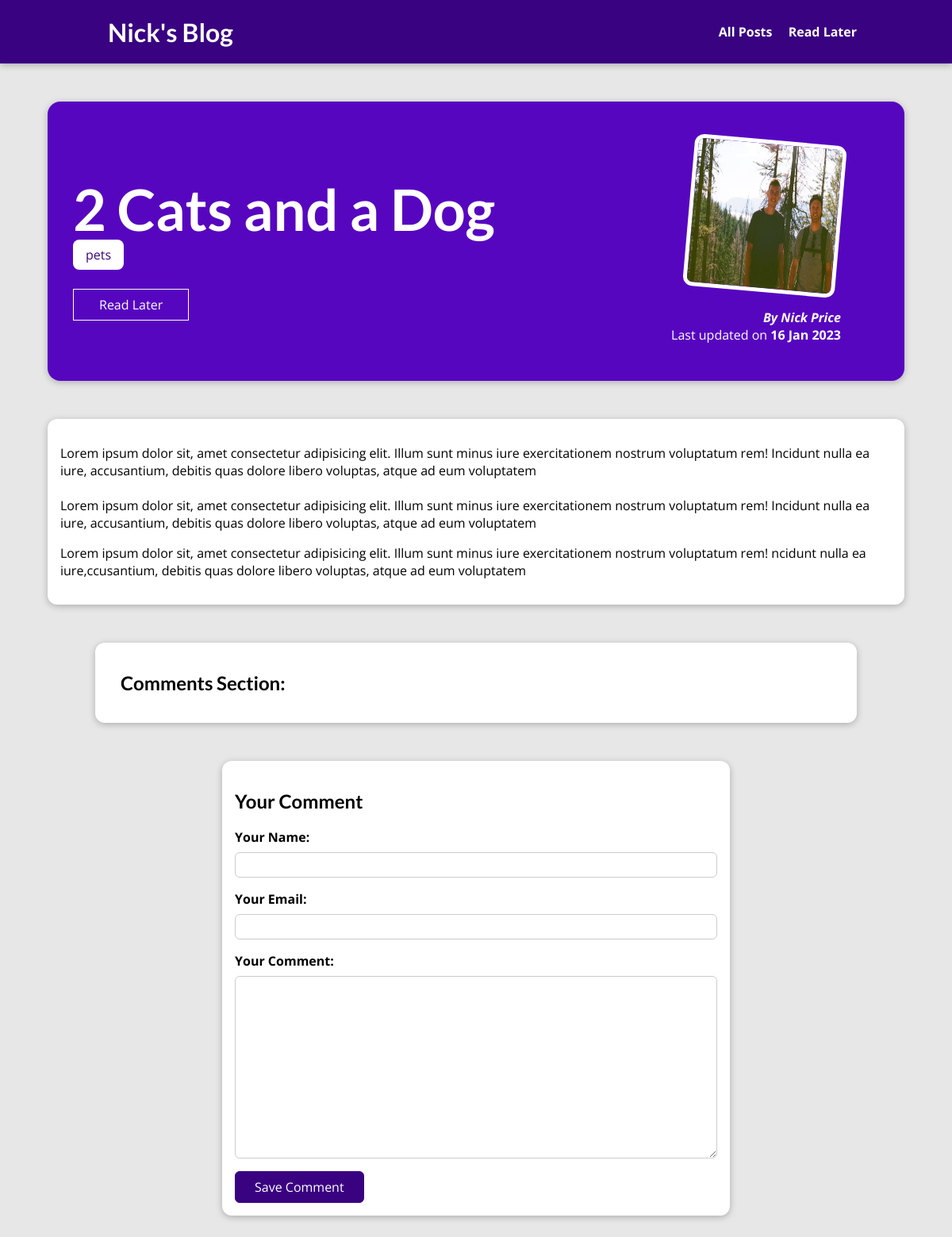
The page /posts/2-cats-and-a-dog/ on the database its author committed.
### blog/models.py (models this page shows, shortened)
class Post(models.Model):
    title = models.CharField(max_length=150)
    excerpt = models.CharField(max_length=200)
    image = models.ImageField(upload_to="posts", null=True)
    date = models.DateField(auto_now=True)
    slug = models.SlugField(unique=True, db_index=True)
    content = models.TextField(validators=[MinLengthValidator(10)])
    author = models.ForeignKey(
        Author, on_delete=models.SET_NULL, null=True, related_name="posts")
    tags = models.ManyToManyField(Tag)

class Tag(models.Model):
    caption = models.CharField(max_length=20)

class Author(models.Model):
    first_name = models.CharField(max_length=100)
    last_name = models.CharField(max_length=100)
    email_address = models.EmailField()
    def full_name(self):
        return f"{self.first_name} {self.last_name}"
    def __str__(self):
        return self.full_name()

### blog/views.py (the view)
# urls.py: path("posts/<slug:slug>/", views.SinglePostView.as_view(), name="blog-post"), # blog post is a slug
class SinglePostView(View):
    template_name = "blog/blog-post.html"
    model = Post
    def is_stored_post(self, request, post_id):
        stored_posts = request.session.get("stored_posts")
        if stored_posts is not None:
            is_saved_for_later = post_id in stored_posts
        else:
            is_saved_for_later = False
        return is_saved_for_later
    def get(self, request, slug):
        post = Post.objects.get(slug=slug)
        stored_posts = request.session.get("stored_posts")
        context = {
            "post" : post,
            "post_tags" : post.tags.all(),
            "comment_form" : CommentForm,
            "comments" : post.comments.all().order_by("-id"),
            "saved_for_later" : self.is_stored_post(request, post.id)
        }
        return render(request, "blog/blog-post.html", context)
    def post(self, request, slug):
        comment_form = CommentForm(request.POST)
        post = Post.objects.get(slug=slug)
        if comment_form.is_valid():
            comment = comment_form.save(commit=False)
            comment.post = post
            comment.save()
            return HttpResponseRedirect(reverse("blog-post", args=[slug]))
        context = {
            "post" : post,
            "post_tags" : post.tags.all(),
            "comment_form" : comment_form,
            "comments" : post.comments.all().order_by("-id"),
            "saved_for_later" : self.is_stored_post(request, post.id)
        }
        return render(request, "blog/blog-post.html", context)

### blog/templates/blog/blog-post.html (shortened to what this page needs)
{% extends "base.html" %}
{% load static %}
{% block css_files %}
<link rel="stylesheet" href="{% static "blog/blog-post.css" %}">
{% endblock %}
{% block content %}
    <section id="summary">
        <h2>{{ post.title }}</h2>
        <div>
            {% for tag in post_tags %}
                <span class=tag>{{ tag.caption }}</span>
            {% endfor %}
        </div>
        <div id="read-later">
            <form action="{% url "read-later" %}" method="POST">
                <button>
                    {% if saved_for_later %}
                    Remove from Read Later List
                    {% else %}
                    Read Later
                    {% endif %}
                </button>
            </form>
        </div>
        <article>
            <img src ="{{ post.image.url }}" alt="{{post.title}}" />
            <address>By <a href="mailto:{{ post.author.email_address }}">{{ post.author }}</a></address>
            <div>
                Last updated on <time>{{ post.date|date:"d M Y" }}</time>
            </div>
        </article>
    </section>
    <main>
        <p>{{ post.content|linebreaks }}</p>
    </main>
    <section id="comments">
        <h1>Comments Section:</h1>
    </section>
    <div id="comment-form">
        <h2>Your Comment</h2>
        <form action="{% url "blog-post" post.slug %}" method="POST">
            {% for form_field in comment_form %}
                <div class="form-control {% if form_field.errors %}invalid{% endif %}">
                    {{ form_field.label_tag }}
                    {{ form_field }}
                </div>
            {% endfor %}
            <button>Save Comment</button>
        </form>
    </div>
    {% endblock %}

### static/app.css (style rules this page uses)
* { box-sizing: border-box; }
html { font-family: 'Open Sans', 'Lato', sans-serif; }
body { margin: 0; }
h1, h2, h3 { font-family: 'Lato', sans-serif; font-weight: bold; }

### blog/static/blog/blog-post.css (style rules this page uses)
body { background-color: #e7e7e7; }
#summary { margin: 8rem auto 3rem auto; padding: 2rem; width: 90%; max-width: 90rem; border-radius: 16px; background-color: #5706c0; position: relative; box-shadow: 0 2px 8px rgba(0, 0, 0, 0.25); height: 22rem; }
#summary h2 { color: white; font-size: 4.5rem; margin-bottom: 0.25rem; }
#summary article { position: absolute; top: 2rem; right: 3rem; padding: 1rem 2rem; border-radius: 12px; text-align: right; color: white; }
#summary article img { width: 12rem; height: 12rem; border-radius: 12px; transform: rotateZ(5deg); border: 5px solid white; margin-bottom: 1rem; }
#summary address { font-weight: bold; }
#summary a { color: white; text-decoration: none; }
#summary time { font-weight: bold; }
#read-later { margin: 2rem 0; }
#read-later button { background-color: transparent; border: 1px solid white; padding: 0.5rem 2rem; font: inherit; color: white; cursor: pointer; }
main { width: 90%; max-width: 90rem; margin: 3rem auto; background-color: white; padding: 1rem; border-radius: 12px; box-shadow: 0 2px 8px rgba(0, 0, 0, 0.25); }
.tag { background-color: white; color: #390281; padding: 0.5rem 1rem; border-radius: 8px; }
#comment-form { margin: 3rem auto; width: 90%; max-width: 40rem; border-radius: 12px; background-color: white; box-shadow: 0 2px 8px rgba(0, 0, 0, 0.25); padding: 1rem; }
#comment-form button { font: inherit; background-color: #390281; color: white; border: 1px solid #390281; padding: 0.5rem 1.5rem; border-radius: 6px; cursor: pointer; }
.form-control { margin-bottom: 1rem; }
.form-control label { font-weight: bold; margin-bottom: 0.5rem; display: block; }
.form-control input, .form-control textarea { display: block; width: 100%; font: inherit; padding: 0.25rem; border-radius: 6px; border: 1px solid #ccc; }
#comments { margin: 3rem auto; width: 90%; max-width: 60rem; border-radius: 12px; background-color: white; box-shadow: 0 2px 8px rgba(0, 0, 0, 0.25); padding: 1rem 2rem; }

### rows shown on the page
Post: title "2 Cats and a Dog", image (picture), author "Nick Price", date "16 Jan 2023", content "Lorem ipsum dolor sit, amet consectetur adipisicing elit. Illum sunt minus iure exercitationem nostrum voluptatum rem! Incidunt nulla ea iure, accusantium, debitis quas dolore libero voluptas, atque ad eum voluptatem Lorem ipsum dolor sit, amet consectetur adipisicing elit. Illum sunt minus iure exercitationem nostrum voluptatum rem! Incidunt nulla ea iure, accusantium, debitis quas dolore libero voluptas, atque ad eum voluptatem Lorem ipsum dolor sit, amet consectetur adipisicing elit. Illum sunt minus iure exercitationem nostrum voluptatum rem! ncidunt nulla ea iure,ccusantium, debitis quas dolore libero voluptas, atque ad eum voluptatem"
Tag: caption "pets"
